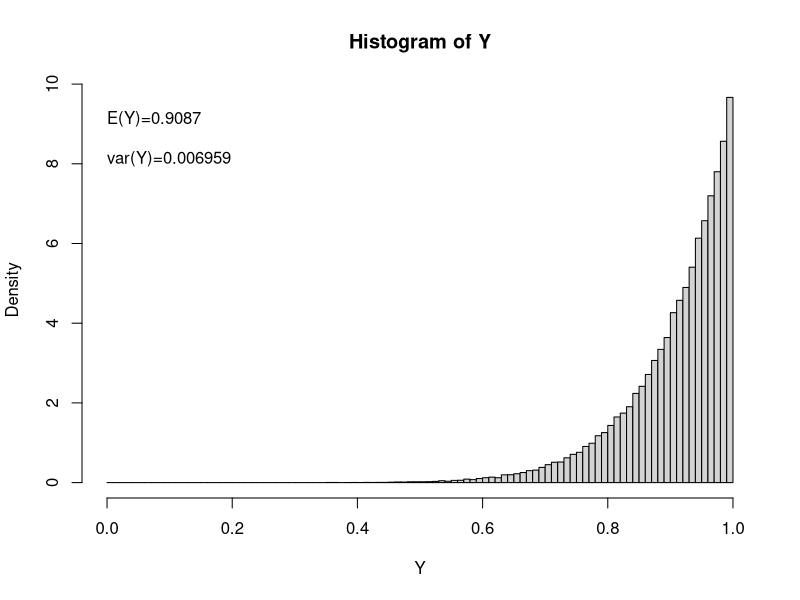
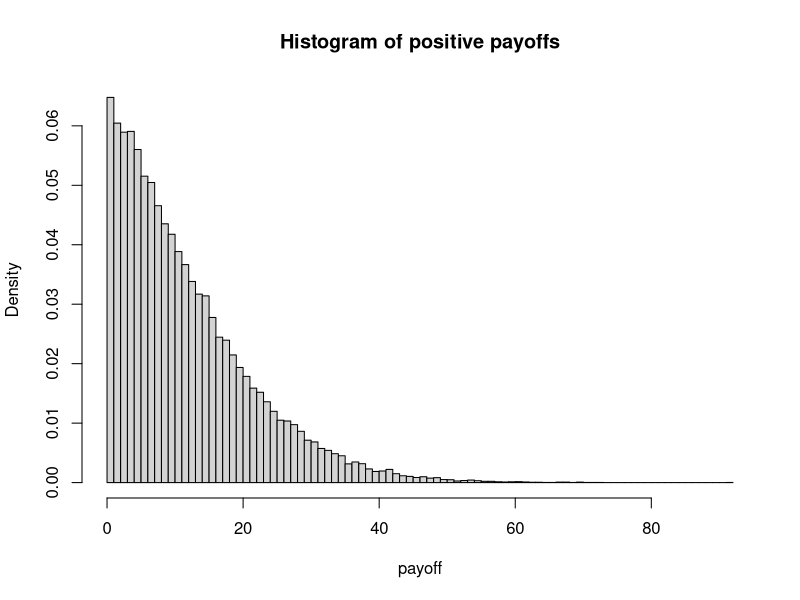
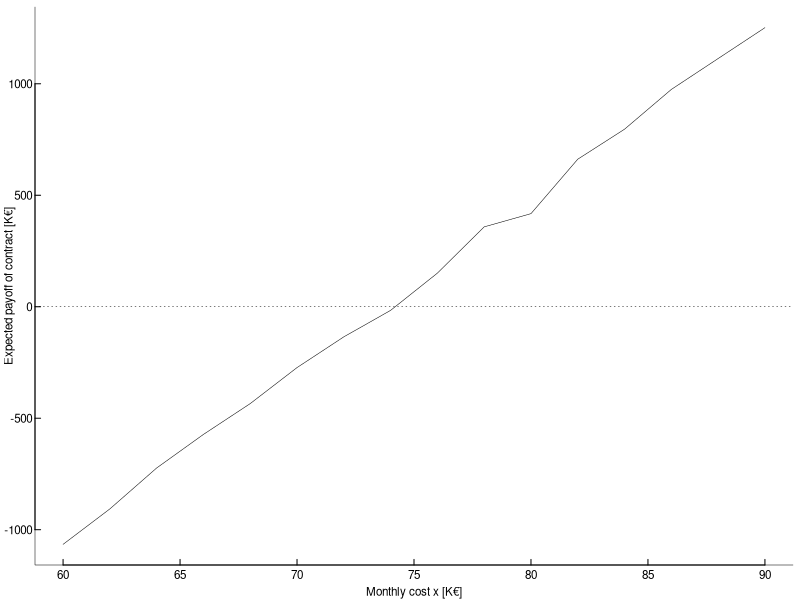
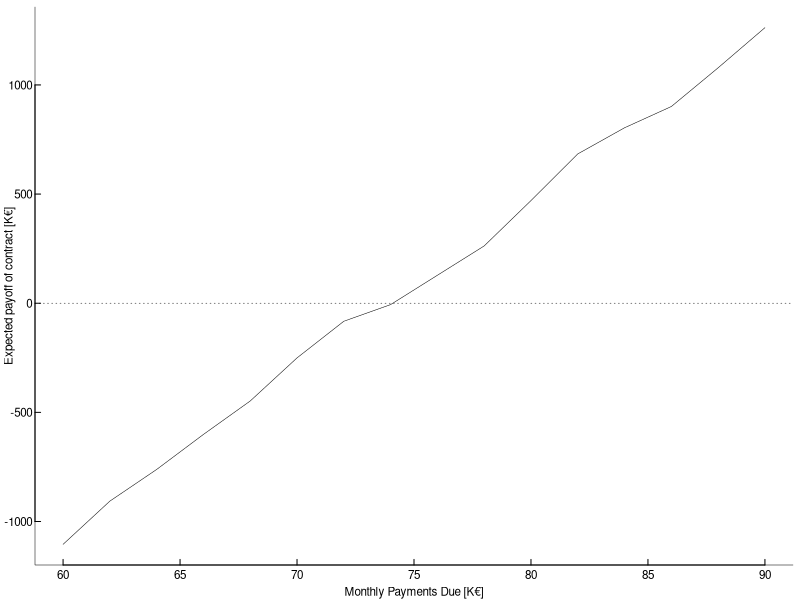

Generate these figures, in order, with R:
## ---- chunk 1
R <- 100000 # number of Monte Carlo repetitions
n <- 10 # number of uniform random variables
Y <- rep(0, R) # vector to store the maxima
for (r in 1:R) {
  X <- runif(n) # draw X_1 to X_n from uniform distribution
  Y[r] <- max(X) # compute maximum of X_1 to X_n for the rth repetition
}
## ---- chunk 2
R <- 100000
n <- 10
X <- runif(n * R)
dim(X) <- c(n, R)
Y <- apply(X, 2, max)
## ---- chunk 3
R <- 100000
n <- 10
Y <- replicate(R, max(runif(n)))
## ---- chunk 4
p <- mean(Y > 0.9)
p
## ---- chunk 5
# plot histogram and print mean and variance
hist(Y, breaks = seq(0, 1, length = 101), freq = FALSE)
text(0, 9 * max(Y), paste("E(Y)=", format(mean(Y), digit = 4), sep = ""), adj = c(0, 0))
text(0, 8 * max(Y), paste("var(Y)=", format(var(Y), digit = 4), sep = ""), adj = c(0, 0))
## ---- chunk 6
N <- 100000
mu <- 0.1
sigma <- 0.2
T <- 0.5
start_value <- 100
Strike <- 110
threshold <- 120
Z <- rnorm(N)
final_value <- start_value * exp(mu * T + sigma * sqrt(T) * Z)
call_payoff <- ifelse(final_value > Strike, final_value - Strike, 0)
ave_payoff <- mean(call_payoff)
p_zeropayoff <- mean(call_payoff <= 0)
p_threshold <- mean(call_payoff > threshold)
hist(call_payoff[call_payoff > 0], breaks = 100, freq = FALSE, main = "Histogram of positive payoffs", xlab = "payoff")
## ---- chunk 7
simulate_payment <- function(start_value, mu, sigma, T, x, y, z) {
  num_months <- T * 12
  returns <- rnorm(num_months, mu, sigma) # <1>
  money_received <- 0 # <2>
  money_paid <- z # <2>
  portfolio_value <- rep(NA, num_months) # <2>
  portfolio_value[1] <- start_value # <2>
  for (t in 2:(num_months + 1)) { # <3>
    gain <- portfolio_value[t - 1] * returns[t - 1]
    if (gain >= x) {
      left_over_gain <- gain - x
      to_pay <- y / 100 * left_over_gain
      left_over_gain <- left_over_gain - to_pay
      portfolio_value[t] <- portfolio_value[t - 1] + left_over_gain
      money_paid <- money_paid + to_pay
    } else {
      money_received <- money_received + min(c(x - gain, x))
      portfolio_value[t] <- portfolio_value[t - 1] + min(c(gain, 0))
    }
  }
  out <- list(
    portfolio_value = portfolio_value[num_months + 1],
    money_paid = money_paid,
    money_received = money_received
  )
  return(out)
}
## ---- chunk 8
start_value <- 10000
mu <- 0.01
sigma <- 0.06
T <- 10
x <- 70
y <- 10
z <- 100
results <- simulate_payment(start_value, mu, sigma, T, x, y, z)
rbind(results)
## ---- chunk 9
expected_payments <- function(n, start_value, mu, sigma, T, x, y, z, seed) {
  if (!missing(seed)) set.seed(seed) # set seed if provided
  f <- function(i) unlist(simulate_payment(start_value, mu, sigma, T, x, y, z))
  outputs <- sapply(1:n, f, simplify = TRUE)
  mean_outputs <- apply(outputs, 1, mean)
  return(mean_outputs)
}
# example values
mu <- 0.01
sigma <- 0.06
T <- 10
x <- 70
y <- 10
z <- 50
start_value <- 10000
outputs <- expected_payments(10000, start_value, mu, sigma, T, x, y, z)
outputs
## ---- chunk 10
value_contract <- function(n, xs, start_value, mu, sigma, T, y, z) {
  f <- function(x) c(expected_payments(n, start_value, mu, sigma, T, x, y, z), x = x)
  exp_pay <- sapply(xs, f)
  exp_value <- exp_pay["money_received", ] - exp_pay["money_paid", ]
  output <- cbind(exp_value, exp_pay["x", ])
  colnames(output) <- c("Expected Value", "X")
  return(output)
}

# compute expected gain/loss for range of monthly costs

mu <- 0.01
sigma <- 0.06
T <- 10
y <- 10
z <- 50
start_value <- 10000
value <- value_contract(10000, seq(60, 90, 2), start_value = start_value, T = T, y = y, z = z, mu = mu, sigma = sigma)
# plot a curve showing the expected gain/loss for chosen range of monthly costs

par(mar = c(2.5, 2.5, 0.5, 0.5), mgp = c(1.4, 0.2, 0), cex = 0.7, bty = "l", las = 1, lwd = 0.5, tck = 0.01)
plot(value[, "X"],
  value[, "Expected Value"],
  type = "l",
  xlab = "Monthly cost x [K€]",
  ylab = "Expected payoff of contract [K€]"
)
abline(h = 0, col = "black", lty = 3)
## ---- chunk 11
simulate_payments <- function(n, start_value, mu, sigma, T, x, y, z) {
  num_months <- T * 12
  returns <- rnorm(num_months * n, mu, sigma) # <1>
  dim(returns) <- c(num_months, n)
  money_received <- rep(0, n) # <2>
  money_paid <- rep(z, n) # <2>
  portfolio_value <- rep(start_value, n) # <2>
  for (t in 1:num_months) { # <3>
    gain <- portfolio_value * returns[t, ]
    gtx <- ifelse(gain > x, 1, 0)
    gtzero <- ifelse(gain > 0, 1, 0)
    left_over_gain <- gtx * (gain - x)
    to_pay <- (y / 100) * left_over_gain
    to_receive <- (1 - gtx) * (x - gtzero * gain)
    money_paid <- money_paid + to_pay
    money_received <- money_received + to_receive
    portfolio_value <- portfolio_value + left_over_gain - to_pay + (1 - gtzero) * gain
  }
  out <- list(
    portfolio_value = portfolio_value,
    money_paid = money_paid,
    money_received = money_received
  )
  return(out)
}
## ---- chunk 12
mu <- 0.01
sigma <- 0.06
T <- 10
x <- 70
y <- 10
z <- 50
start_value <- 10000
S <- rep(0, 12 * T + 1)
result <- simulate_payments(1, start_value, mu, sigma, T, x, y, z)
output <- lapply(result, mean)
output
value_contract <- function(n, xs, start_value, mu, sigma, T, y, z) {
  L <- length(xs)
  output <- matrix(NA, L, 2)
  for (i in 1:L) {
    result <- simulate_payments(n, start_value, mu, sigma, T, xs[i], y, z)
    output[i, ] <- c(mean(result$money_received - result$money_paid), xs[i])
  }
  colnames(output) <- c("Expected Value", "X")
  return(output)
}
# initialize parameter values
mu <- 0.01
sigma <- 0.06
T <- 10
x <- 70
y <- 10
z <- 50
start_value <- 10000
# range of values for which the expected gain/loss is computed
xs <- seq(60, 90, 2)
value <- value_contract(10000, xs, start_value, mu, sigma, T, y = y, z = z)
par(mar = c(2.5, 2.5, 0.5, 0.5), mgp = c(1.4, 0.2, 0), cex = 0.7, bty = "l", las = 1, lwd = 0.5, tck = 0.01)
plot(value[, "X"],
  value[, "Expected Value"],
  type = "l",
  xlab = "Monthly Payments Due [K€]",
  ylab = "Expected payoff of contract [K€]"
)
abline(h = 0, col = "black", lty = 3)
